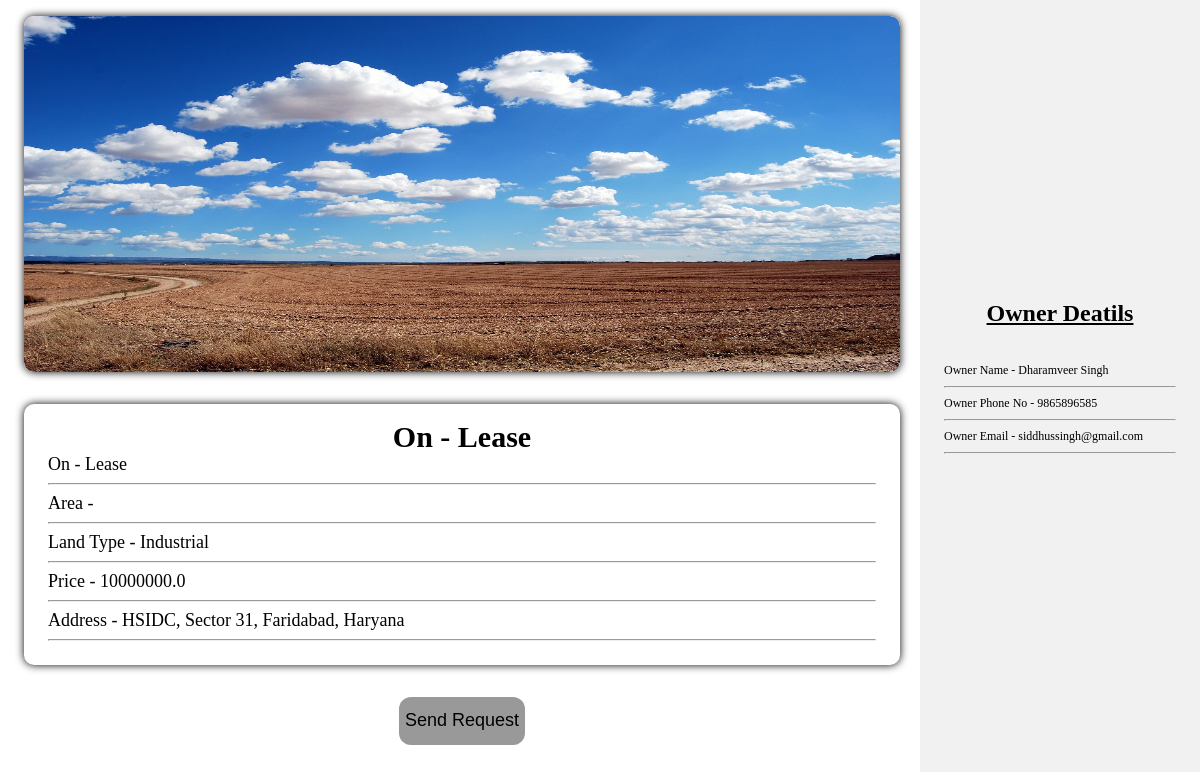
The page /property_details/4/?p_type=Land (signed in) on the database its author committed.
### bricks/models.py (models this page shows, shortened)
class land(models.Model):
    name=models.CharField(max_length=500,blank=False,null=True,default=None)
    cat=models.ForeignKey("category", null=True , on_delete=models.CASCADE, default=None)
    owner_phone=models.IntegerField(null=True, blank=False)
    owner_name=models.CharField(max_length=500,blank=False,null=True,default=None)
    owner_mail=models.EmailField(max_length=500,blank=False,null=True)
    area=models.IntegerField(default=0)
    land_type=models.CharField(choices=t_l, max_length=50, default= None, null=True)
    price=models.FloatField(default=0)
    p_type=models.CharField(max_length=10, default="Land")
    address=models.CharField(max_length=200, blank= False, default=None, null=False, unique=True)
    image=models.ImageField(upload_to='images/')

class category(models.Model):
    cat=models.CharField(max_length=50)
    def __str__(self) :
        return self.cat

### bricks/views.py (the view, shortened to what this page needs)
# urls.py: path('property_details/<str:property_id>/',views.property_details,name='property_details'),
def property_details(request,property_id):
    p_type=request.GET.get('p_type')
    if request.method == 'GET':
     is_land = True
     if p_type == "Built" :
         is_land=False
         obj=built.objects.filter(pk=property_id)
         return render(request,'bricks/property_details.html',{"obj":obj[0]})
     else:
         obj=land.objects.filter(pk=property_id)
         return render(request,'bricks/property_details.html',{"obj":obj[0],"is_land":is_land})

### bricks/templates/bricks/property_details.html (shortened to what this page needs)
<!DOCTYPE html>
<html lang="en">
  <head>
    {% load static %}
    <link
      rel="stylesheet"
      href="{% static 'bricks/style_property_details.css' %}"
    />
  </head>
  <body style="margin: 0; padding: 0">
    {% if user.is_authenticated %}
    <div class="full_details">
      <div class="left_side">
        {% if is_land %}
        <div
          class="part1"
          style="
            width: auto;
            height: 40%;
            margin: 2vh 2vw;
            box-shadow: 0 0 0.75vw rgb(5, 0, 0);
            border-radius: 10px;
          "
        >
          <img
            style="width: 100%; height: 100%; border-radius: 10px"
            src="{{obj.image.url}}"
            alt=""
          />
        </div>
        <div
          class="part2"
          style="
            width: auto;
            height: auto;
            padding: 2vh 2vw;
            -webkit-backdrop-filter: blur(10px);
            backdrop-filter: blur(10px);
          "
        >
          <div id="data1">
            <h2>On - {{obj.cat}}</h2>
            <p>On - {{obj.cat}}</p>
            <hr />
            <p>Area - {{obj.are}}</p>
            <hr />
            <p>Land Type - {{obj.land_type}}</p>
            <hr />
            <p>Price - {{obj.price}}</p>
            <hr />
            <p>Address - {{obj.address}}</p>
            <hr />
          </div>
        </div>
        {% endif %}
        <div class="options">
          <center>
            <a href="{% url 'send_mail' obj.owner_mail %}"
              ><button>Send Request</button>
            </a>
          </center>
        </div>
      </div>
      <div class="right_side">
        <div class="chip">
          <img
            src="https://www.w3schools.com/howto/img_avatar.png"
            alt="Person"
          />
          <h2
            style="
              text-align: center;
              font-size: 2vw;
              text-decoration: underline;
            "
          >
            Owner Deatils
          </h2>
          <div id="Para">
            <p>Owner Name - {{obj.owner_name}}</p>
            <hr />
            <p>Owner Phone No - {{obj.owner_phone}}</p>
            <hr />
            <p>Owner Email - {{obj.owner_mail}}</p>
            <hr />
          </div>
        </div>
      </div>
    </div>
  </body>
  {% endif %}
</html>

### bricks/static/bricks/style_property_details.css (style rules this page uses)
.full_details { display: flex; flex-direction: row; }
.left_side { display: flexbox; flex-direction: column; width: 60vw; }
.part1 { display: flexbox; width: 100%; overflow: hidden; }
.part1>img { width: 100%; max-height: 60vh; }
.options button { margin: 2vh; border-radius: 1vw; height: 4vw; min-width: fit-content; width: 10vw; font-size: 1.5vw; background: none; border: none; background: rgb(0, 0, 0, 0.4); cursor: pointer; }
body { background: url("https://cdn.pixabay.com/photo/2017/08/03/15/38/architecture-2576906_640.jpg") no-repeat center center fixed; background-size: cover; background-clip: border-box; }

### rows shown on the page
land: image (picture), cat "Lease", land_type "Industrial", price "10000000.0", address "HSIDC, Sector 31, Faridabad, Haryana", owner_name "Dharamveer Singh", owner_phone "9865896585", owner_mail "siddhussingh@gmail.com"
